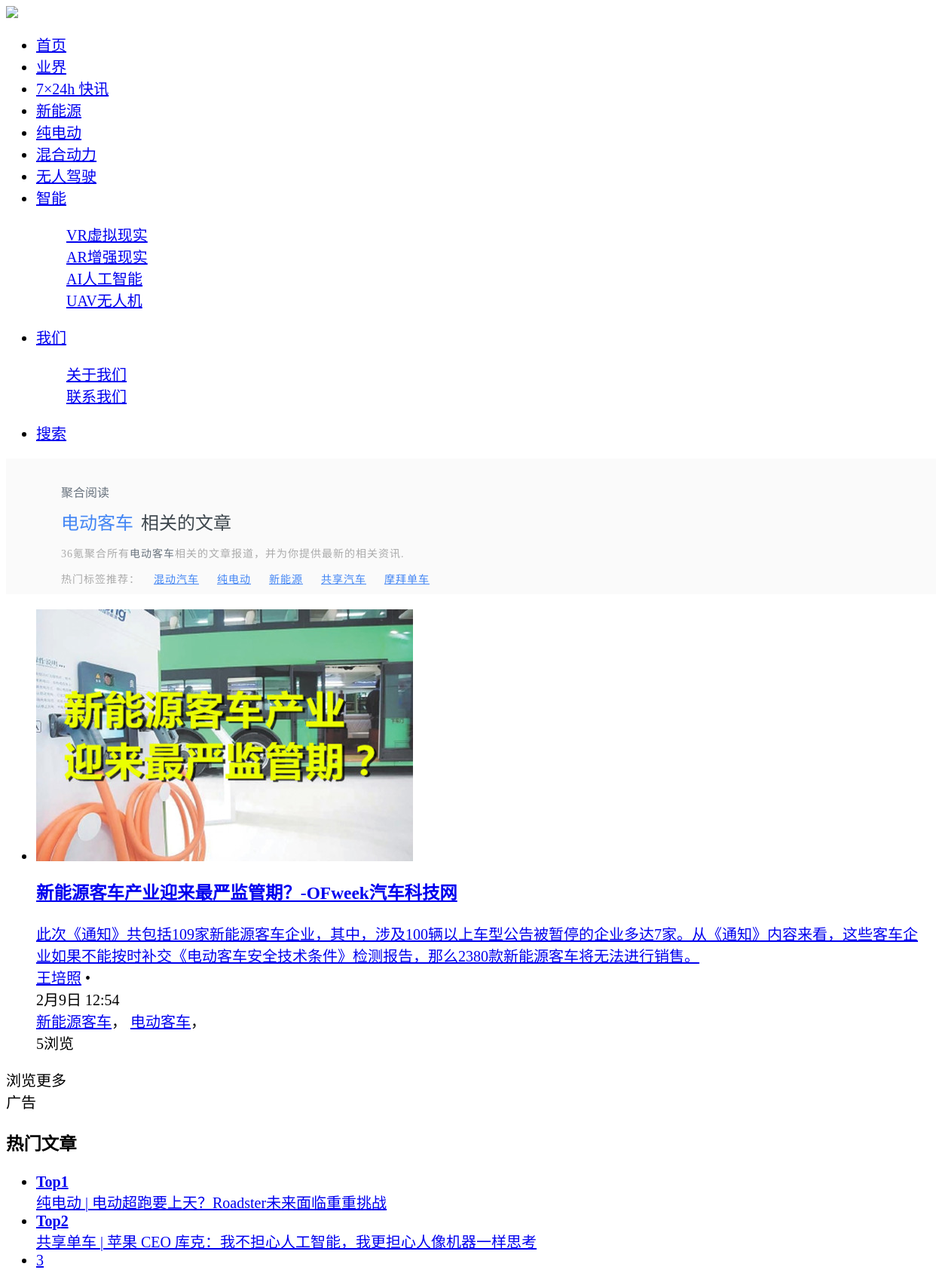
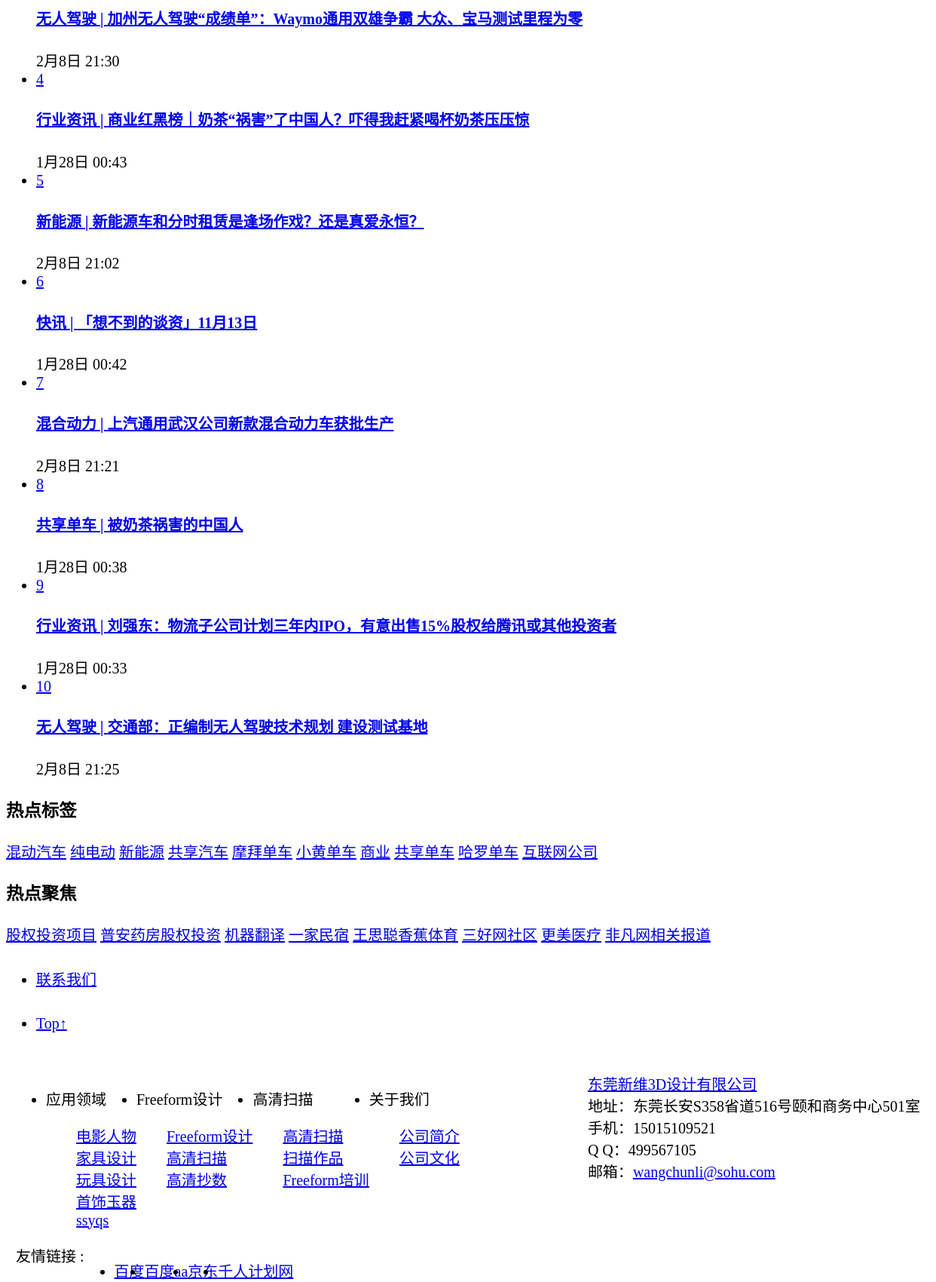
Page /tag/diandongkeche.html (upper part) on the committed database (2 pictures, top to bottom).
### tables this page shows
CREATE TABLE `tab_term` (
  `id` int(10) unsigned NOT NULL AUTO_INCREMENT COMMENT 'ID',
  `name` varchar(50) NOT NULL DEFAULT '' COMMENT '分类名称',
  `englishName` varchar(50) DEFAULT NULL COMMENT '分类名称英文名',
  `slug` varchar(20) DEFAULT NULL COMMENT '分类访问URL',
  `taxonomy` varchar(32) NOT NULL DEFAULT '' COMMENT '分类类别',
  `description` text COMMENT '分类描述',
  `uid` int(10) NOT NULL DEFAULT '1' COMMENT '操作用户ID',
  `parent` int(10) NOT NULL DEFAULT '0' COMMENT '父类ID',
  `subclass` int(10) NOT NULL DEFAULT '0',
  `isHidden` enum('0','1') NOT NULL DEFAULT '0' COMMENT '状态：0有效，1无效',
  `count` int(10) NOT NULL DEFAULT '0' COMMENT '对应文章数',
  `views` int(10) DEFAULT '0' COMMENT '该分类被浏览次数',
  `sort` int(10) NOT NULL DEFAULT '0' COMMENT '排序',
  `banner` varchar(255) DEFAULT NULL COMMENT '对应Banner路径',
  `create_time` datetime DEFAULT NULL COMMENT '创建时间',
  `update_time` datetime DEFAULT NULL COMMENT '编辑时间',
  `lang` enum('en','cn') DEFAULT 'cn' COMMENT '语言标记：cn为中文;en为英文',
  PRIMARY KEY (`id`)
);

CREATE TABLE `tab_news` (
  `id` int(10) NOT NULL AUTO_INCREMENT COMMENT '编号',
  `term_id` smallint(5) NOT NULL DEFAULT '0' COMMENT '分类',
  `title` varchar(255) DEFAULT NULL COMMENT '产品标题',
  `ft_title` text COMMENT '分词标题(全文检索)',
  `from` varchar(30) DEFAULT '' COMMENT '来源',
  `author` varchar(30) DEFAULT '' COMMENT '作者',
  `tags` varchar(255) DEFAULT NULL COMMENT '标签',
  `keywords` varchar(255) DEFAULT NULL COMMENT '文章关键字',
  `content` longtext COMMENT '产品内容',
  `summary` text COMMENT '产品描述摘要',
  `isHidden` enum('0','1') NOT NULL DEFAULT '0' COMMENT '1标记为删除，0标记为正常',
  `views` int(10) NOT NULL DEFAULT '0' COMMENT '浏览次数',
  `is_commend` enum('0','1') NOT NULL DEFAULT '0' COMMENT '是否为推荐',
  `is_issue` enum('0','1') NOT NULL DEFAULT '0' COMMENT '是否发布:1为已发布; 0为待审核',
  `SEOKeywords` varchar(255) DEFAULT NULL COMMENT 'SEO关键词',
  `SEODescription` varchar(500) DEFAULT NULL COMMENT 'SEO描述',
  `thumb` varchar(255) DEFAULT NULL COMMENT '缩略图',
  `praises` int(10) NOT NULL DEFAULT '0' COMMENT '赞个数',
  `update_time` datetime DEFAULT NULL COMMENT '更新时间日期',
  `create_time` datetime DEFAULT NULL COMMENT '创建时间日期',
  `sort` int(10) NOT NULL DEFAULT '0' COMMENT '排序',
  `uid` int(10) DEFAULT NULL COMMENT '创建者ID',
  `lang` enum('en','cn') DEFAULT 'cn' COMMENT '语言标记：cn为中文;en为英文',
  PRIMARY KEY (`id`),
  FULLTEXT KEY `ft_title` (`ft_title`)
);

CREATE TABLE `tab_links` (
  `id` int(10) unsigned NOT NULL AUTO_INCREMENT,
  `link_term` smallint(5) NOT NULL DEFAULT '0',
  `link_type` varchar(20) DEFAULT '' COMMENT 'link为友情链接，indexNav导航链接',
  `link_parent` int(10) NOT NULL DEFAULT '0',
  `link_url` varchar(255) NOT NULL DEFAULT '' COMMENT '链接地址',
  `link_name` varchar(255) NOT NULL DEFAULT '' COMMENT '链接名称',
  `link_image` varchar(255) DEFAULT NULL COMMENT '链接图片路径(友情链接)',
  `link_target` enum('_blank','_self') NOT NULL DEFAULT '_self' COMMENT '链接打开目标',
  `link_description` varchar(255) DEFAULT '' COMMENT '链接描述',
  `link_sort` int(10) NOT NULL DEFAULT '0' COMMENT '排序',
  `isHidden` enum('0','1') NOT NULL DEFAULT '0' COMMENT '链接是否有效',
  `uid` int(10) unsigned NOT NULL DEFAULT '0' COMMENT '链接录入者',
  `create_time` datetime NOT NULL COMMENT '生成时间',
  `update_time` datetime DEFAULT NULL COMMENT '编辑时间',
  `lang` enum('en','cn') DEFAULT 'cn' COMMENT '语言标记：cn为中文;en为英文',
  PRIMARY KEY (`id`),
  KEY `link_visible` (`isHidden`)
);

### application/views/default/tag.php (the view, shortened to what the rows shown need)
<?php include('header.php');?>
<?=css_url('home.css')?>
<div id="app" style="margin-top: 0px;">
    <div class="tagsbanner">
        <div class="tags_wrapper">
            <div class="content">
                <div>
                    <div class="tags_keywords">
                        <h1><?=$name?></h1>
                        <span>相关的文章</span>
                    </div>
                    <p class="note"><?=SITESNAMESHORT?>聚合所有<span class="select_word"><?=$name?></span>相关的文章报道，并为你提供最新的相关资讯.</p>
                    <p class="note" style="margin-top: 2px;">
                        热门标签推荐：
                        <?php if($hotTagsRSS){?>
                            <?php foreach($hotTagsRSS as $k=>$item){?>
                            &nbsp;&nbsp;&nbsp;<a href="/tag/<?=$item['slug']?>.html" style="color:#FFF"><?=$item['name']?></a>
                            <?php }?>
                        <?php }?>
                    </p>
                </div>
            </div>
        </div>
    </div>
    <div class="pagewrap">
        <div class="mainlib">
            <div class="list_con" style="margin-top: 0;">
                <div class="car_article_list">
                    <?php include('articleList.php');?>
                </div>
            </div>
        </div><div class="rightlib">
            <?php include('sidebar.php');?>
        </div>
    </div>
</div>
<?php include('footer.php');?>

### application/views/default/articleList.php (shortened to what the rows shown need)
<ul>
    <?php if(!empty($mainLists)){
        foreach($mainLists as $_k=>$item){?>
    <li>
        <div class="am-cf inner_li inner_li_abtest">
            <a href="/p/<?=$item['id']?>.html" target="_blank">
                <div class="img_box">
                    <div href="/p/<?=$item['id']?>.html" target="_blank">
                        <img src="<?=WEB_DOMAIN.'/'.$item['thumb']?>" alt="<?=$item['title']?>" class="load-img fade">
                    </div>
                </div>
                <div class="intro">
                    <h3><?=$item['title']?></h3>
                    <div class="abstract"><?=$item['summary']?></div>
                </div>
            </a>
            <div class="info">
                <div class="info-list info-list-abtest">
                    <div class="user-info">
                        <a href="javascript:;" target="_blank" class="name"><?=$item['author']?></a>
                        <span class="oblique_line"> • </span>
                    </div>
                    <div class="time-div">
                        <span class="time h5_time" title="<?=$item['timeLine']?>"><?=$item['timeLine']?></span>
                    </div>
                </div>
                <div class="tags-list">
                    <?php if(!empty($item['tags'])){?>
                        <?php foreach($item['tags'] as $k=>$_item){?>
                            <span><a href="/tag/<?=$k?>.html" target="_blank"><?=$_item?></a></span><span class="separate">，</span>
                        <?php }?>
                    <?php }?>
                </div>
                <div class="comments-list">
                    <span class="comments"><?=$item['praises']>$item['views']?$item['praises'].'赞':$item['views'].'浏览'?></span>
                </div>
            </div>
        </div>
    </li>
    <?php }}?>
</ul>

### application/views/default/sidebar.php (shortened to what the rows shown need)
<div class="hot_article hot_posts pad_inner">
    <ul class="am-list">
        <?php if($hotNews){?>
            <?php foreach($hotNews as $k=>$item){?>
                <?php if($k<2){?>
                <li class="top<?=$k+1?>" data-index="<?=$k+1?>">
                    <div>
                        <div class="img-cover">
                            <a href="/p/<?=$item['id']?>.html" target="_blank">
                                <span class="top<?=$k+1?>"><b>Top<?=$k+1?></b></span>
                                <div class="article-title"><div class="article-wrapper"><?=$item['term_name'].$item['title']?></div></div>
                            </a>
                        </div>
                    </div>
                </li>
                <?php }else{?>
                    <li class="top" data-index="<?=$k+1?>">
                        <div>
                            <div>
                                <div class="img-left-cover">
                                    <a href="/p/<?=$item['id']?>.html" target="_blank"><span><?=$k+1?></span>
                                    </a>
                                </div>
                                <div class="right-article">
                                    <h4><a href="/p/<?=$item['id']?>.html" target="_blank"><?=$item['term_name'].$item['title']?></a></h4>
                                    <div class="time_about" title="2018-01-20 09:34"><?=$item['timeLine']?></div>
                                </div>
                            </div>
                        </div>
                    </li>
                <?php }?>
            <?php }?>
        <?php }?>
    </ul>
</div>
<div class="hot_tag_right pad_inner">
    <div class="inner_con am-cf">
        <?php if($hotTags){
            foreach($hotTags as $item){?>
            <a class="kr-tag-blue" target="_blank" href="<?=site_url('/tag/'.$item['slug'].'.html')?>"><?=$item['name']?></a>
        <?php }
        }?>
    </div>
</div>

### application/views/default/footer.php (shortened to what the rows shown need)
	<footer>
	    <div class="f_top">
	        <div class="main">
	            <div class="f_sub clear_both">
	                <div class="f_nav fl">
	                    <ul class="clear_both">
	                    	<?php if($foot_terms){
	                    		foreach($foot_terms as $items){?>
	                        <li class="fl">
	                            <div class="title">
	                                <?=$items['name']?>
	                            </div>
	                            <dl>
	                            	<?php if(!empty($items['childs'])){
	                    				foreach($items['childs'] as $item){?>
	                            	<dd>
	                                    <a href="<?=!empty($foot_mappings[$items['taxonomy']])?'/'.$foot_mappings[$items['taxonomy']].(in_array($foot_mappings[$items['taxonomy']], array('contact','company','sheji'))?'/info/':'/sort/').$item['slug']:'/'?>" title="<?=$item['name']?>"><?=$item['name']?></a>
	                                </dd>
	                                <?php }}?>
	                            </dl>
	                        </li>
	                        <?php }}?>
	                    </ul>
	                </div>
	            </div>
	            <?php if($links){?>
	            <div class="link clear_both">
	                <div class="l_rab fl">
	                    <ul class="clear_both">
	                    	<?php foreach($links as $item){?>
	                    	<li class="fl">
	                            <a href="<?=$item['link_url']?>" target="<?=$item['link_target']?$item['link_target']:'_blank'?>"><?=$item['link_name']?></a>
	                        </li>
	                        <?php }?>
	                    </ul>
	                </div>
	            </div>
	            <?php }?>
	        </div>
	    </div>
	</footer>
	</body>
</html>

### rows in the picture
tab_term: name "电动客车"
tab_term: name "混动汽车"
tab_term: name "纯电动"
tab_term: name "新能源"
tab_term: name "共享汽车"
tab_term: name "摩拜单车"
tab_news: thumb (picture), title "新能源客车产业迎来最严监管期？-OFweek汽车科技网", summary "此次《通知》共包括109家新能源客车企业，其中，涉及100辆以上车型公告被暂停的企业多达7家。从《通知》内容来看，这些客车企业如果不能按时补交《电动客车安全技术条件》检测报告，那么2380款新能源客车将无法进行销售。", author "王培照", timeLine "2月9日 12:54", _item "新能源客车", _item "电动客车", views "5"
tab_news: term_name "纯电动 |", title "电动超跑要上天？Roadster未来面临重重挑战"
tab_news: term_name "共享单车 |", title "苹果 CEO 库克：我不担心人工智能，我更担心人像机器一样思考"
tab_news: term_name "无人驾驶 |", title "加州无人驾驶“成绩单”：Waymo通用双雄争霸 大众、宝马测试里程为零", timeLine "2月8日 21:30"
tab_news: term_name "行业资讯 |", title "商业红黑榜｜奶茶“祸害”了中国人？吓得我赶紧喝杯奶茶压压惊", timeLine "1月28日 00:43"
tab_news: term_name "新能源 |", title "新能源车和分时租赁是逢场作戏？还是真爱永恒？", timeLine "2月8日 21:02"
tab_news: term_name "快讯 |", title "「想不到的谈资」11月13日", timeLine "1月28日 00:42"
tab_news: term_name "混合动力 |", title "上汽通用武汉公司新款混合动力车获批生产", timeLine "2月8日 21:21"
tab_news: term_name "共享单车 |", title "被奶茶祸害的中国人", timeLine "1月28日 00:38"
tab_news: term_name "行业资讯 |", title "刘强东：物流子公司计划三年内IPO，有意出售15%股权给腾讯或其他投资者", timeLine "1月28日 00:33"
tab_news: term_name "无人驾驶 |", title "交通部：正编制无人驾驶技术规划 建设测试基地", timeLine "2月8日 21:25"
tab_term: name "小黄单车"
tab_term: name "商业"
tab_term: name "共享单车"
tab_term: name "哈罗单车"
tab_term: name "互联网公司"
tab_term: name "应用领域"
tab_term: name "电影人物"
tab_term: name "家具设计"
tab_term: name "玩具设计"
tab_term: name "首饰玉器"
tab_term: name "ssyqs"
tab_term: name "Freeform设计"
tab_term: name "Freeform设计"
tab_term: name "高清扫描"
tab_term: name "高清抄数"
tab_term: name "高清扫描"
tab_term: name "高清扫描"
tab_term: name "扫描作品"
tab_term: name "Freeform培训"
tab_term: name "关于我们"
tab_term: name "公司简介"
tab_term: name "公司文化"
tab_links: link_name "百度"
tab_links: link_name "百度aa"
tab_links: link_name "京东"
tab_links: link_name "千人计划网"

### other values in the picture
SITESNAMESHORT "36氪"
$options['companyName'] "东莞新维3D设计有限公司"
$options['companyAddress'] "东莞长安S358省道516号颐和商务中心501室"
$options['companyMobile'] "15015109521"
$options['companyQQ'] "499567105"
$options['companyEmail'] "wangchunli@sohu.com"
